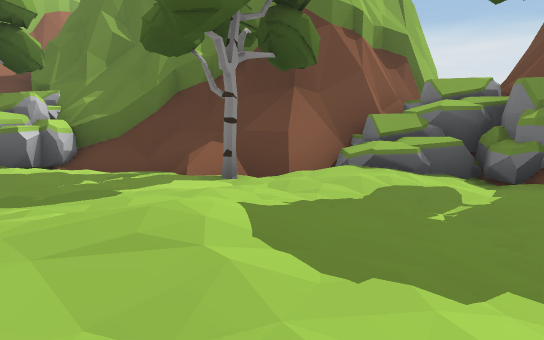
View 1 (above)

17 first-person views from a walk through a 3-D level made in the Unity game engine. The camera is 1.3 m above the floor, tilts 6° down and sees 70° across. The floor is counted in squares, 2 m on a side. Each view is taken from the middle of a square. On the plan, view 1 faces up. The plan holds only what a view shows up to about 11 squares ahead; the rest is blank. The place goes on beyond the plan.

View 2
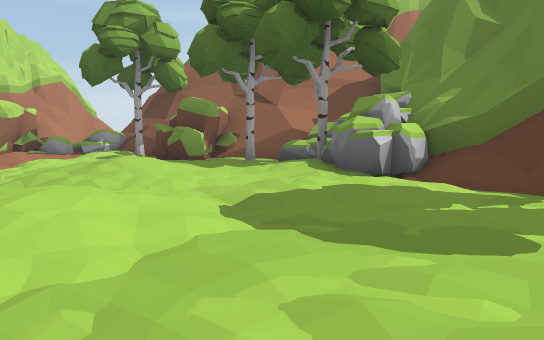

View 3
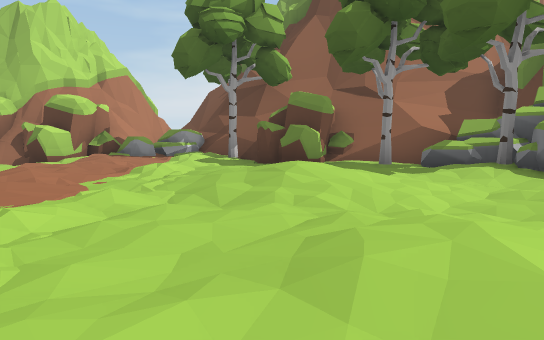

View 4
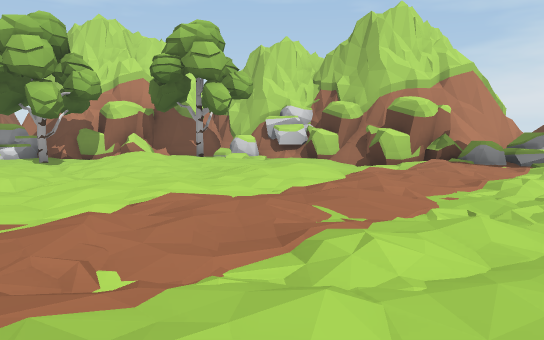

View 5
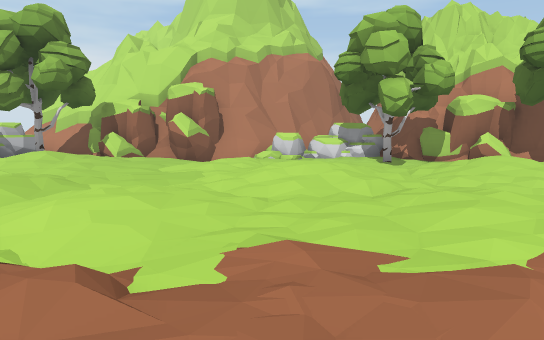

View 6
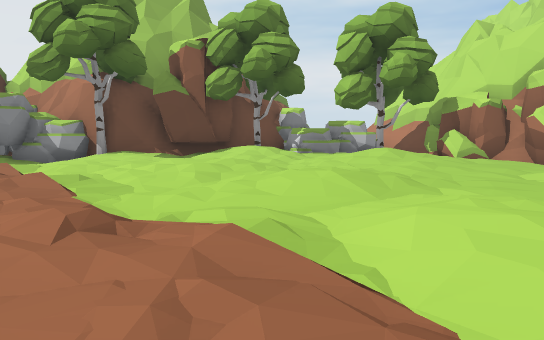

View 7
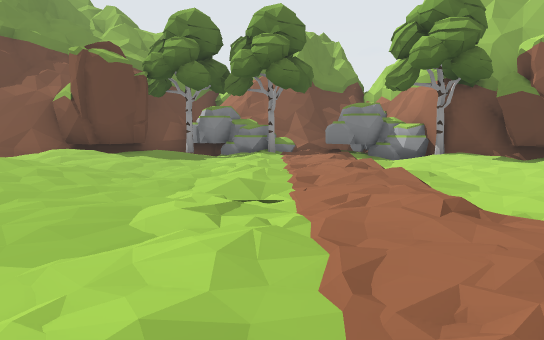

View 8
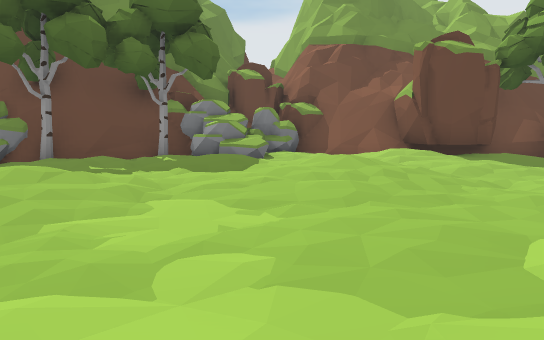

View 9
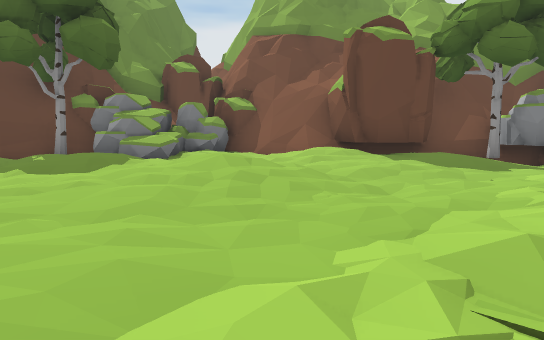

View 10
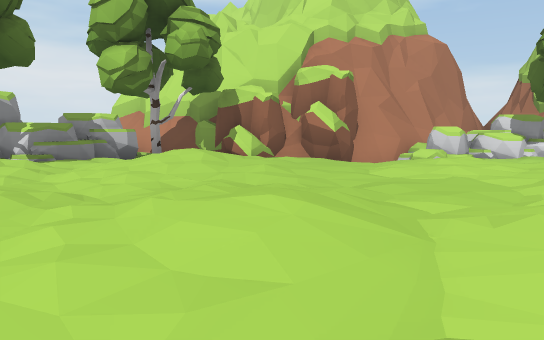

View 11
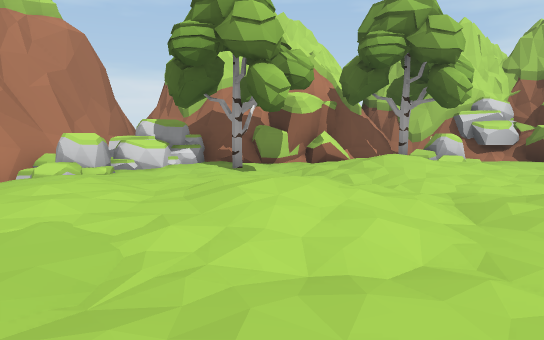

View 12
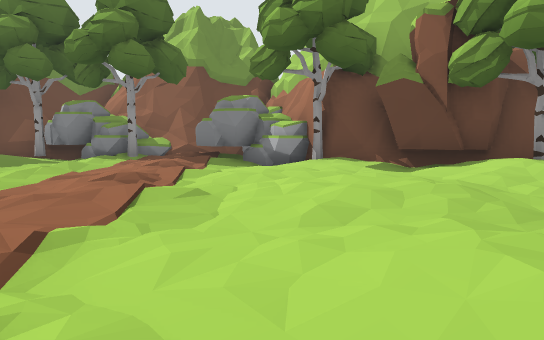

View 13
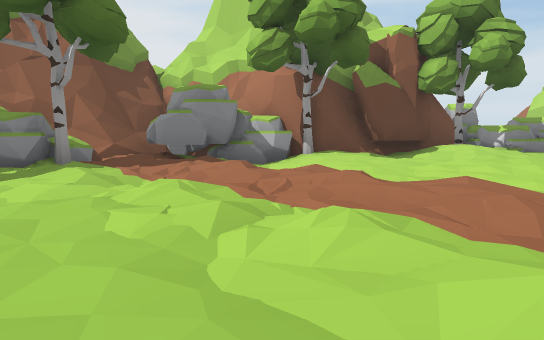

View 14
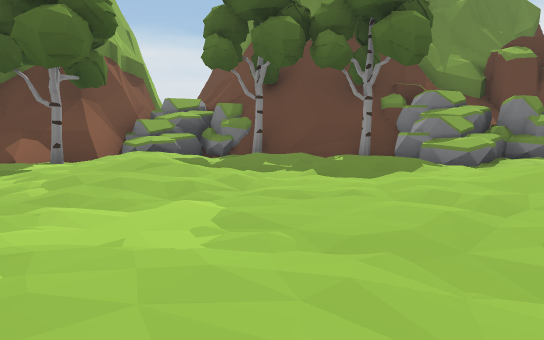

View 15
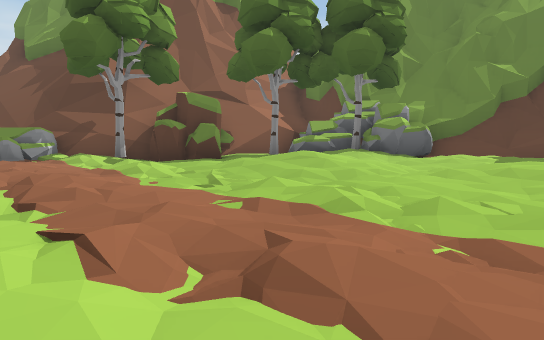

View 16
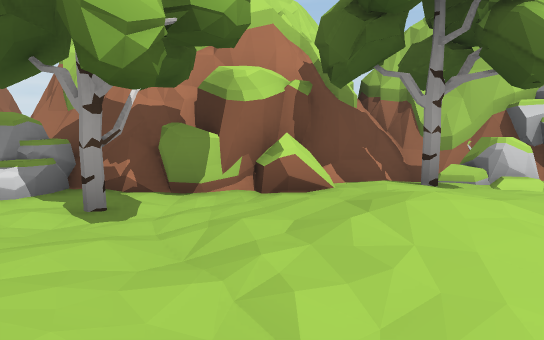

View 17
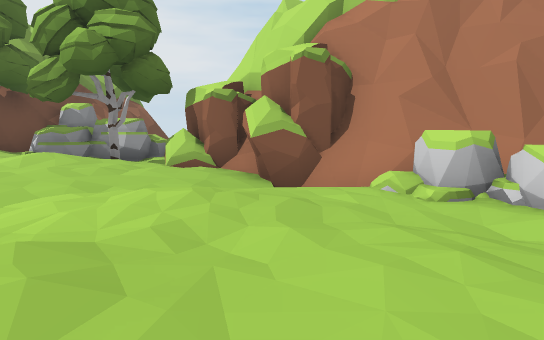

### Floor plan
Key: @ floor where view 1 was taken; # wall or solid block; . main floor; : floor 0.25 m higher than the main floor; - floor 0.25 m lower than the main floor; + floor 0.5 m higher than the main floor; * floor 1.25 m higher than the main floor; / step, stairs or slope; = window, fence, low wall or low ledge; ^ raised ledge; R rock; T tree; O other object.
Columns run from 18 left of view 1 to 7 right of it. Each row starts with its distance up from view 1.
 10           #  R
  9          ##R R
  8    #####O/#RRR#^##
  7   ######O.T.TRR/#######
  6   ##*RT-O......../##RR#
  5    #R/:...::..:..T.:.RR
  4    #R/....:+.........T#
  3   OOO.:./.:......::..:##
  2  OO/--.:.-...::..++....TO
  1 ORO...:......:...::..::RR
  0 O#-...:.-..-.:..-.@.+:RRR#
 -1 #RR......::.:......::.//RR
 -2 #=T.::..:..:.......:+:...#
 -3 ##..+:......:./....::...##
 -4  O#.::.........-..-...::##
 -5  OO--..+:.:../.....-..:O#
 -6  ##T-..:.....-......-.:O#
 -7  #RR--.:...:.--::./.-.:/#
 -8 ##RRR............:...--T#
 -9 ####R--..:...:....:..RRR
-10   ####O..:+......-:..T
-11      OOOO::......RRR###
-12        OOT..::O#TR#R##
-13        ##RRRTTO  R R#
-14        ##RRR##
-15         #  RR

Where each view was taken, in squares from view 1:
view 1: 0 up, 0 right, facing up
view 2: 1 up, 1 left, facing up-left
view 3: 0 up, 4 left, facing up-left
view 4: 0 up, 5 left, facing left
view 5: 1 down, 6 left, facing down-left
view 6: 2 down, 6 left, facing down
view 7: 1 down, 6 left, facing down-right
view 8: 1 down, 5 left, facing right
view 9: 3 down, 4 left, facing right
view 10: 5 down, 5 left, facing down-left
view 11: 5 down, 7 left, facing left
view 12: 5 down, 7 left, facing down-right
view 13: 3 down, 1 left, facing down
view 14: 3 down, 3 left, facing up-right
view 15: 3 down, 8 left, facing up
view 16: 4 down, 11 left, facing left
view 17: 4 down, 12 left, facing down
